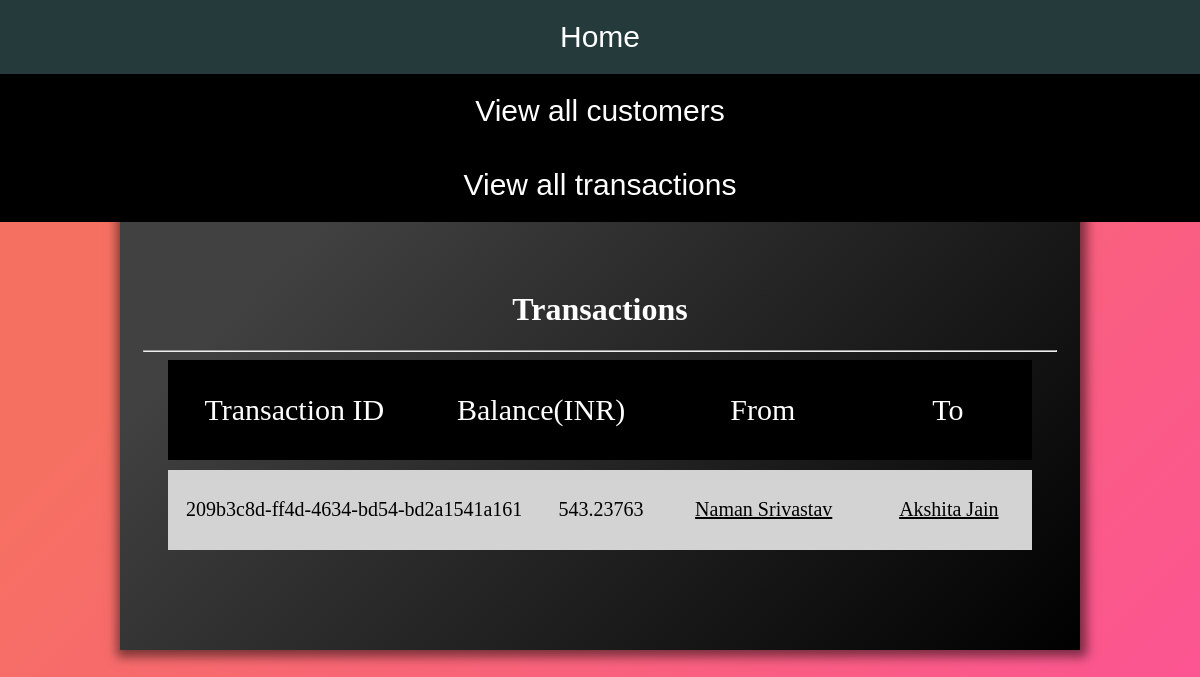
/transaction/, run on the app's committed database.
### transaction/models.py (models this page shows)
class Transaction(models.Model):
    timing = models.DateTimeField(auto_now_add = True)
    amount = models.DecimalField(default = 0,decimal_places = 5, max_digits = 30)
    transaction_id = models.UUIDField(default = uuid.uuid4,primary_key = True, editable = False)
    sender = models.ForeignKey(Customer,on_delete = models.CASCADE, related_name = "sender")
    receiver = models.ForeignKey(Customer,on_delete = models.CASCADE, related_name = "receiver")

### customer/models.py (models this page shows, shortened)
class Customer(models.Model):
	date_created = models.DateTimeField(auto_now_add = True)
	date_of_birth = models.DateField(validators = [validate_date_of_birth])
	email = models.EmailField()
	mobile_number = models.CharField(max_length = 10)
	name = models.CharField(max_length = 100)
	balance = models.DecimalField(default = 0,decimal_places = 5, max_digits = 30)
	account_number = models.UUIDField(default = uuid.uuid4,primary_key = True, editable = False)

### transaction/views.py (the view)
# urls.py: path('transaction/',transaction_views.TransactionListView.as_view(),name = 'transaction-home')
class TransactionListView(ListView):
	model = Transaction
	template_name = "transaction/home.html"
	context_object_name = 'transaction_list'
	ordering  = ['-timing','amount']
	paginate_by = 5

### transaction/templates/transaction/home.html
{% extends 'customer/home.html' %}
 {% block heading %}
         <div class = "top-heading"><h1> Transactions </h1></div>
        <hr>
 {% endblock heading %}
 {% block transac %}
<section class = "data-container">
     	<div class = "item heading">
     		<div class = "sub"> Transaction ID </div>
     		<div class="sub"> Balance(INR) </div>
     	 </div>
    	<div class = "item heading">
    	  <div class = "sub"> From </div>
    	  <div class="sub"> To </div>
    	</div>
   {% for tran in transaction_list %}
   		<div class="item">
        {% block transfer %}
   			<div class = "sub">{{tran.transaction_id}}</div>
        {% endblock transfer %}
   			<div class="sub"> {{tran.amount}} </div>
   		</div>
   		<div class="item">
   			<div class = "sub"><a href= "{% url 'customer-detail' tran.sender.account_number %}"> {{tran.sender.name}} </a></div>
   			<div class="sub"><a href= "{% url 'customer-detail' tran.receiver.account_number %}"> {{tran.receiver.name}} </a></div>
   		</div>
   {% endfor %}
</section>
{% endblock transac %}

### customer/static/customer/main.css (style rules this page uses)
html,body { height: 100%; width: 100%; margin: 0; padding: 0; }
body { min-height: 100%; }

### customer/static/customer/home.css (style rules this page uses)
hr { width: 95%; }
.top-heading { margin: auto; text-align: center; color: #fff; }
.data-container { display: grid; width: 90%; margin: auto; grid-template-columns: 4fr 3fr; grid-template-rows: 100px; grid-auto-rows: minmax(80px,auto); grid-row-gap: 10px; overflow: auto; }
.item { display: flex; flex-wrap: wrap; align-items: center; justify-content: space-around; align-content: space-around; font-size: 20px; background-color: #d3d3d3; }
.sub { display: flex; align-items: center; justify-content: center; }
.heading { background: #000; color: white; font-size: 30px; }
div a { color: black; }

### data on the page
Transaction: transaction_id "209b3c8d-ff4d-4634-bd54-bd2a1541a161", amount "543.23763", sender.name "Naman Srivastav", receiver.name "Akshita Jain"
